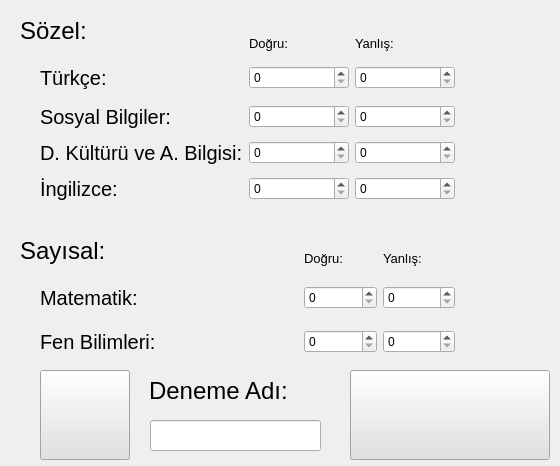
<?xml version="1.0" encoding="UTF-8"?>
<ui version="4.0">
 <class>Form</class>
 <widget class="QWidget" name="Form">
  <property name="geometry">
   <rect>
    <x>0</x>
    <y>0</y>
    <width>560</width>
    <height>466</height>
   </rect>
  </property>
  <property name="minimumSize">
   <size>
    <width>560</width>
    <height>466</height>
   </size>
  </property>
  <property name="maximumSize">
   <size>
    <width>560</width>
    <height>466</height>
   </size>
  </property>
  <property name="windowTitle">
   <string>Deneme Ekle</string>
  </property>
  <property name="windowIcon">
   <iconset resource="../onizlenim/resim.qrc">
    <normaloff>:/newPrefix/resim/0.png</normaloff>:/newPrefix/resim/0.png</iconset>
  </property>
  <widget class="QWidget" name="gridLayoutWidget">
   <property name="geometry">
    <rect>
     <x>40</x>
     <y>30</y>
     <width>511</width>
     <height>181</height>
    </rect>
   </property>
   <layout class="QGridLayout" name="gridLayout">
    <item row="4" column="1">
     <widget class="QSpinBox" name="spinBox_8"/>
    </item>
    <item row="4" column="2">
     <widget class="QSpinBox" name="spinBox_7"/>
    </item>
    <item row="2" column="0">
     <widget class="QLabel" name="label_2">
      <property name="font">
       <font>
        <pointsize>15</pointsize>
       </font>
      </property>
      <property name="text">
       <string>Sosyal Bilgiler:</string>
      </property>
     </widget>
    </item>
    <item row="4" column="0">
     <widget class="QLabel" name="label_4">
      <property name="font">
       <font>
        <pointsize>15</pointsize>
       </font>
      </property>
      <property name="text">
       <string>İngilizce:</string>
      </property>
     </widget>
    </item>
    <item row="3" column="1">
     <widget class="QSpinBox" name="spinBox_6"/>
    </item>
    <item row="1" column="0">
     <widget class="QLabel" name="label">
      <property name="font">
       <font>
        <pointsize>15</pointsize>
       </font>
      </property>
      <property name="text">
       <string>Türkçe:</string>
      </property>
     </widget>
    </item>
    <item row="3" column="0">
     <widget class="QLabel" name="label_3">
      <property name="font">
       <font>
        <pointsize>15</pointsize>
       </font>
      </property>
      <property name="text">
       <string>D. Kültürü ve A. Bilgisi:</string>
      </property>
     </widget>
    </item>
    <item row="3" column="2">
     <widget class="QSpinBox" name="spinBox_5"/>
    </item>
    <item row="2" column="1">
     <widget class="QSpinBox" name="spinBox_4"/>
    </item>
    <item row="0" column="2">
     <widget class="QLabel" name="label_10">
      <property name="sizePolicy">
       <sizepolicy hsizetype="Preferred" vsizetype="Fixed">
        <horstretch>0</horstretch>
        <verstretch>0</verstretch>
       </sizepolicy>
      </property>
      <property name="font">
       <font>
        <pointsize>10</pointsize>
       </font>
      </property>
      <property name="text">
       <string>Yanlış:</string>
      </property>
     </widget>
    </item>
    <item row="0" column="1">
     <widget class="QLabel" name="label_9">
      <property name="sizePolicy">
       <sizepolicy hsizetype="Preferred" vsizetype="Fixed">
        <horstretch>0</horstretch>
        <verstretch>0</verstretch>
       </sizepolicy>
      </property>
      <property name="font">
       <font>
        <pointsize>10</pointsize>
       </font>
      </property>
      <property name="text">
       <string>Doğru:</string>
      </property>
     </widget>
    </item>
    <item row="2" column="2">
     <widget class="QSpinBox" name="spinBox_3"/>
    </item>
    <item row="1" column="2">
     <widget class="QSpinBox" name="spinBox_2"/>
    </item>
    <item row="1" column="1">
     <widget class="QSpinBox" name="spinBox"/>
    </item>
    <item row="1" column="3">
     <widget class="QLabel" name="label_13">
      <property name="sizePolicy">
       <sizepolicy hsizetype="Preferred" vsizetype="Preferred">
        <horstretch>0</horstretch>
        <verstretch>0</verstretch>
       </sizepolicy>
      </property>
      <property name="minimumSize">
       <size>
        <width>90</width>
        <height>30</height>
       </size>
      </property>
      <property name="maximumSize">
       <size>
        <width>90</width>
        <height>30</height>
       </size>
      </property>
      <property name="font">
       <font>
        <pointsize>11</pointsize>
       </font>
      </property>
      <property name="styleSheet">
       <string notr="true">color: rgb(255, 0, 0);</string>
      </property>
      <property name="text">
       <string/>
      </property>
     </widget>
    </item>
    <item row="2" column="3">
     <widget class="QLabel" name="label_14">
      <property name="sizePolicy">
       <sizepolicy hsizetype="Preferred" vsizetype="Preferred">
        <horstretch>0</horstretch>
        <verstretch>0</verstretch>
       </sizepolicy>
      </property>
      <property name="font">
       <font>
        <pointsize>11</pointsize>
       </font>
      </property>
      <property name="styleSheet">
       <string notr="true">color: rgb(255, 0, 0);</string>
      </property>
      <property name="text">
       <string/>
      </property>
     </widget>
    </item>
    <item row="3" column="3">
     <widget class="QLabel" name="label_15">
      <property name="sizePolicy">
       <sizepolicy hsizetype="Preferred" vsizetype="Preferred">
        <horstretch>0</horstretch>
        <verstretch>0</verstretch>
       </sizepolicy>
      </property>
      <property name="font">
       <font>
        <pointsize>11</pointsize>
       </font>
      </property>
      <property name="styleSheet">
       <string notr="true">color: rgb(255, 0, 0);</string>
      </property>
      <property name="text">
       <string/>
      </property>
     </widget>
    </item>
    <item row="4" column="3">
     <widget class="QLabel" name="label_16">
      <property name="sizePolicy">
       <sizepolicy hsizetype="Preferred" vsizetype="Preferred">
        <horstretch>0</horstretch>
        <verstretch>0</verstretch>
       </sizepolicy>
      </property>
      <property name="font">
       <font>
        <pointsize>11</pointsize>
       </font>
      </property>
      <property name="styleSheet">
       <string notr="true">color: rgb(255, 0, 0);</string>
      </property>
      <property name="text">
       <string/>
      </property>
     </widget>
    </item>
   </layout>
  </widget>
  <widget class="QWidget" name="gridLayoutWidget_2">
   <property name="geometry">
    <rect>
     <x>40</x>
     <y>240</y>
     <width>511</width>
     <height>125</height>
    </rect>
   </property>
   <layout class="QGridLayout" name="gridLayout_2">
    <item row="2" column="1">
     <widget class="QSpinBox" name="spinBox_12"/>
    </item>
    <item row="2" column="2">
     <widget class="QSpinBox" name="spinBox_11"/>
    </item>
    <item row="1" column="0">
     <widget class="QLabel" name="label_5">
      <property name="minimumSize">
       <size>
        <width>258</width>
        <height>0</height>
       </size>
      </property>
      <property name="font">
       <font>
        <pointsize>15</pointsize>
       </font>
      </property>
      <property name="text">
       <string>Matematik:</string>
      </property>
     </widget>
    </item>
    <item row="2" column="0">
     <widget class="QLabel" name="label_6">
      <property name="sizePolicy">
       <sizepolicy hsizetype="Preferred" vsizetype="Fixed">
        <horstretch>0</horstretch>
        <verstretch>0</verstretch>
       </sizepolicy>
      </property>
      <property name="font">
       <font>
        <pointsize>15</pointsize>
       </font>
      </property>
      <property name="text">
       <string>Fen Bilimleri:</string>
      </property>
     </widget>
    </item>
    <item row="1" column="1">
     <widget class="QSpinBox" name="spinBox_9"/>
    </item>
    <item row="0" column="2">
     <widget class="QLabel" name="label_12">
      <property name="sizePolicy">
       <sizepolicy hsizetype="Preferred" vsizetype="Fixed">
        <horstretch>0</horstretch>
        <verstretch>0</verstretch>
       </sizepolicy>
      </property>
      <property name="font">
       <font>
        <pointsize>10</pointsize>
       </font>
      </property>
      <property name="text">
       <string>Yanlış:</string>
      </property>
     </widget>
    </item>
    <item row="1" column="2">
     <widget class="QSpinBox" name="spinBox_10"/>
    </item>
    <item row="0" column="1">
     <widget class="QLabel" name="label_11">
      <property name="sizePolicy">
       <sizepolicy hsizetype="Preferred" vsizetype="Fixed">
        <horstretch>0</horstretch>
        <verstretch>0</verstretch>
       </sizepolicy>
      </property>
      <property name="font">
       <font>
        <pointsize>10</pointsize>
       </font>
      </property>
      <property name="text">
       <string>Doğru:</string>
      </property>
     </widget>
    </item>
    <item row="1" column="3">
     <widget class="QLabel" name="label_17">
      <property name="sizePolicy">
       <sizepolicy hsizetype="Preferred" vsizetype="Preferred">
        <horstretch>0</horstretch>
        <verstretch>0</verstretch>
       </sizepolicy>
      </property>
      <property name="minimumSize">
       <size>
        <width>90</width>
        <height>30</height>
       </size>
      </property>
      <property name="maximumSize">
       <size>
        <width>90</width>
        <height>30</height>
       </size>
      </property>
      <property name="font">
       <font>
        <pointsize>11</pointsize>
       </font>
      </property>
      <property name="styleSheet">
       <string notr="true">color: rgb(255, 0, 0);</string>
      </property>
      <property name="text">
       <string/>
      </property>
     </widget>
    </item>
    <item row="2" column="3">
     <widget class="QLabel" name="label_18">
      <property name="sizePolicy">
       <sizepolicy hsizetype="Preferred" vsizetype="Preferred">
        <horstretch>0</horstretch>
        <verstretch>0</verstretch>
       </sizepolicy>
      </property>
      <property name="font">
       <font>
        <pointsize>11</pointsize>
       </font>
      </property>
      <property name="styleSheet">
       <string notr="true">color: rgb(255, 0, 0);</string>
      </property>
      <property name="text">
       <string/>
      </property>
     </widget>
    </item>
   </layout>
  </widget>
  <widget class="QLabel" name="label_7">
   <property name="geometry">
    <rect>
     <x>20</x>
     <y>10</y>
     <width>171</width>
     <height>41</height>
    </rect>
   </property>
   <property name="font">
    <font>
     <pointsize>18</pointsize>
    </font>
   </property>
   <property name="text">
    <string>Sözel:</string>
   </property>
  </widget>
  <widget class="QLabel" name="label_8">
   <property name="geometry">
    <rect>
     <x>20</x>
     <y>230</y>
     <width>171</width>
     <height>41</height>
    </rect>
   </property>
   <property name="font">
    <font>
     <pointsize>18</pointsize>
    </font>
   </property>
   <property name="text">
    <string>Sayısal:</string>
   </property>
  </widget>
  <widget class="QPushButton" name="pushButton">
   <property name="geometry">
    <rect>
     <x>40</x>
     <y>370</y>
     <width>90</width>
     <height>90</height>
    </rect>
   </property>
   <property name="styleSheet">
    <string notr="true">background-color: rgb(225, 225, 225);
background-image: url(:/newPrefix/resim/reset.png);</string>
   </property>
   <property name="text">
    <string/>
   </property>
  </widget>
  <widget class="QPushButton" name="pushButton_2">
   <property name="geometry">
    <rect>
     <x>350</x>
     <y>370</y>
     <width>200</width>
     <height>90</height>
    </rect>
   </property>
   <property name="styleSheet">
    <string notr="true">background-color: rgb(225, 225, 225);
background-image: url(:/newPrefix/resim/add.png);</string>
   </property>
   <property name="text">
    <string/>
   </property>
  </widget>
  <widget class="QLabel" name="label_19">
   <property name="geometry">
    <rect>
     <x>149</x>
     <y>370</y>
     <width>171</width>
     <height>41</height>
    </rect>
   </property>
   <property name="font">
    <font>
     <pointsize>18</pointsize>
    </font>
   </property>
   <property name="text">
    <string>Deneme Adı:</string>
   </property>
  </widget>
  <widget class="QLineEdit" name="lineEdit">
   <property name="geometry">
    <rect>
     <x>150</x>
     <y>420</y>
     <width>171</width>
     <height>31</height>
    </rect>
   </property>
   <property name="font">
    <font>
     <pointsize>12</pointsize>
    </font>
   </property>
  </widget>
 </widget>
 <resources>
  <include location="../onizlenim/resim.qrc"/>
 </resources>
 <connections/>
</ui>
